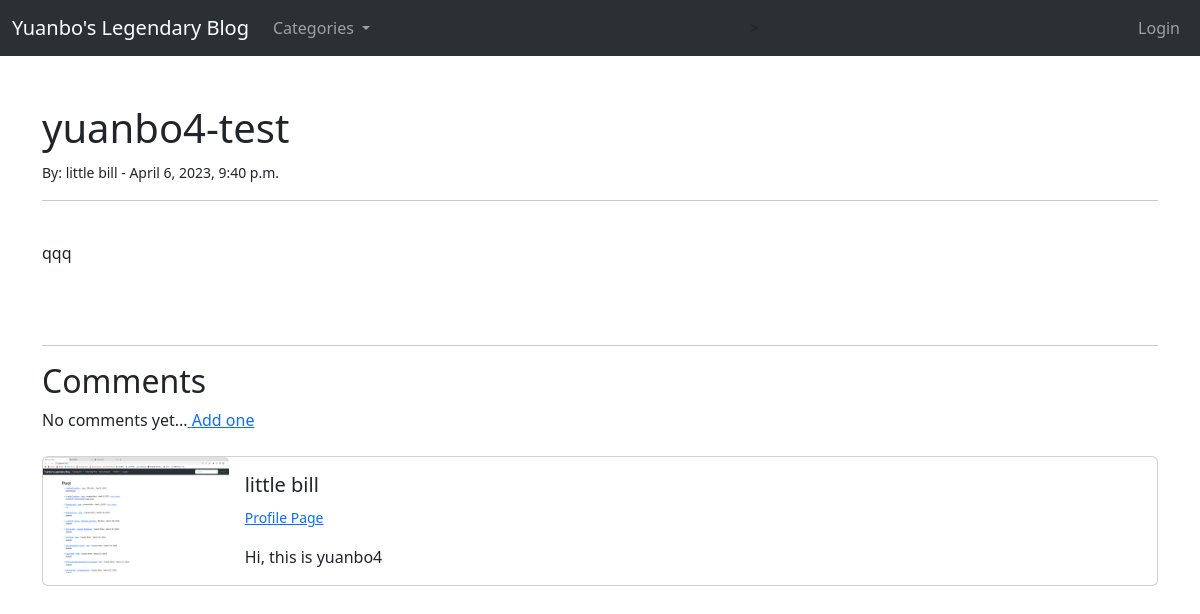
The page /article/38 on the database as committed earlier.
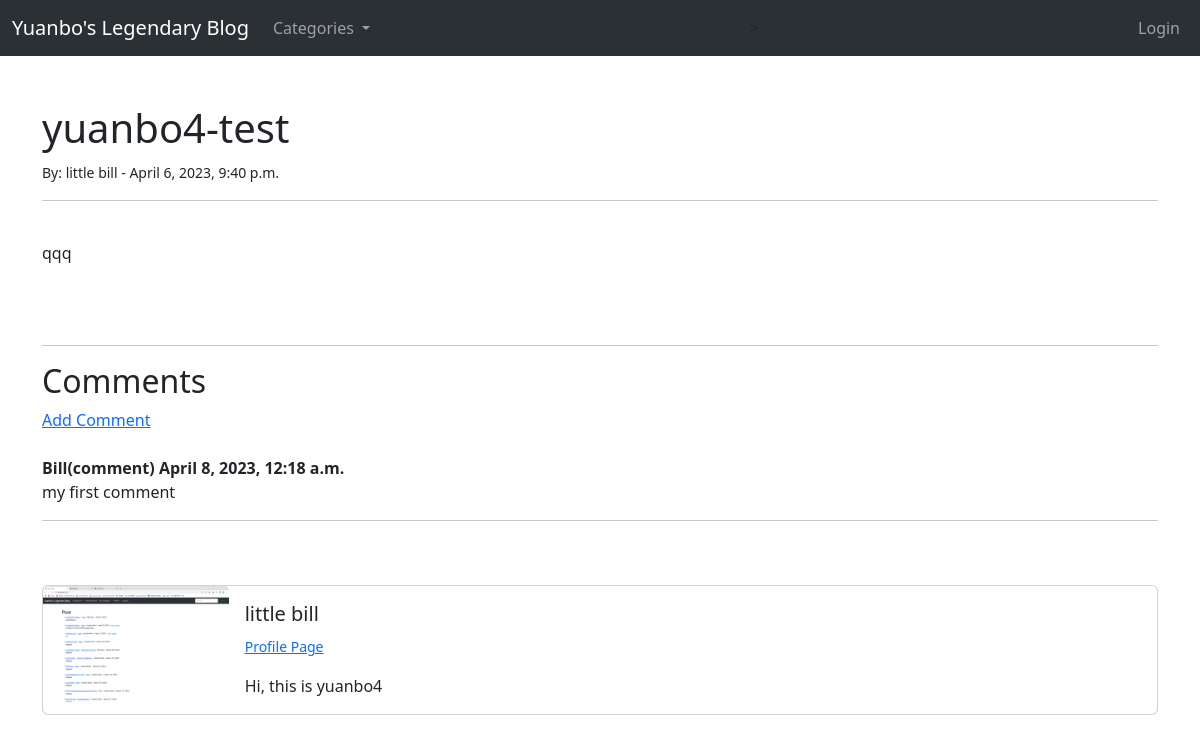
The same page on the database as committed later.
### blogproject/models.py (models this page shows, shortened)
class Comment(models.Model):
    post = models.ForeignKey(Post, related_name = "comments", on_delete = models.CASCADE)
    name = models.CharField(max_length=255)
    body = models.TextField()
    date_added = models.DateTimeField(auto_now_add=True)

### blogproject/views.py (the view)
# urls.py: path('article/<int:pk>', ArticleDetailView.as_view(), name = 'article-detail'),
class ArticleDetailView(DetailView):
    model = Post
    template_name = 'article_details.html'
    def get_context_data(self, *args, **kwargs):
        cat_menu = Category.objects.all()
        context = super(DetailView, self).get_context_data(*args, **kwargs)
        context['cat_menu'] = cat_menu
        return context

### blogproject/models.py (called while the page is built)
    def __str__(self):
        return self.name

### blogproject/templates/article_details.html (shortened to what this page needs)
{% extends 'base.html' %}
{% load static %}
{% block content %}
<h1>
    {{ post.title }}
</h1>
<small>
    By: {{ post.author.first_name }} {{ post.author.last_name }} - {{post.post_time}}
</small>
<br/>
<hr>
<br/>
{{ post.body | safe}}
<br/><br/>
<hr>
<h2>Comments</h2>
{% if not post.comments.all %}
  No comments yet...<a href = "{% url 'add-comment' post.pk %}">
    Add one</a>
{% else %}
  <a href = "{% url 'add-comment' post.pk %}"> Add Comment</a>
  <br/><br/>
  {% for comment in post.comments.all %}
    <strong>
      {{comment.name}}
      {{comment.date_added}}
    </strong>
    <br/>
    {{ comment.body }}
    <br/>
    <hr>
  {% endfor %}
{% endif %}
<br/><br/>
<div class="card mb-3" >
    <div class="row g-0">
      <div class="col-md-2">
        {% if post.author.profile.profile_pic %}
          <img src="{{ post.author.profile.profile_pic.url }}" class="card-img">
        {% else %}
          <img src="{% static 'blogproject/images/default_profile_pic.jpeg' %}" class="card-img">
        {% endif %}
      </div>
      <div class="col-md-10">
        <div class="card-body">
          <h5 class="card-title">{{ post.author.first_name }} {{ post.author.last_name }} </h5>
          <p class="card-text"><small class="text-body-secondary">
            {% if post.author.profile %}
              <a href = "{% url 'profile-page' post.author.profile.id %}">Profile Page</a>
            {% endif %}
        </small></p>
          <p class="card-text">{{ post.author.profile.bio }}</p>
        </div>
      </div>
    </div>
  </div>
{% endblock %}

Rows that differ between the two databases and show on the page:
added Comment: name "Bill(comment)", date_added "April 8, 2023, 12:18 a.m.", body "my first comment"
Other text that changed with them:
text no longer shown: "No comments yet... Add one"
text now shown: "Add Comment"
